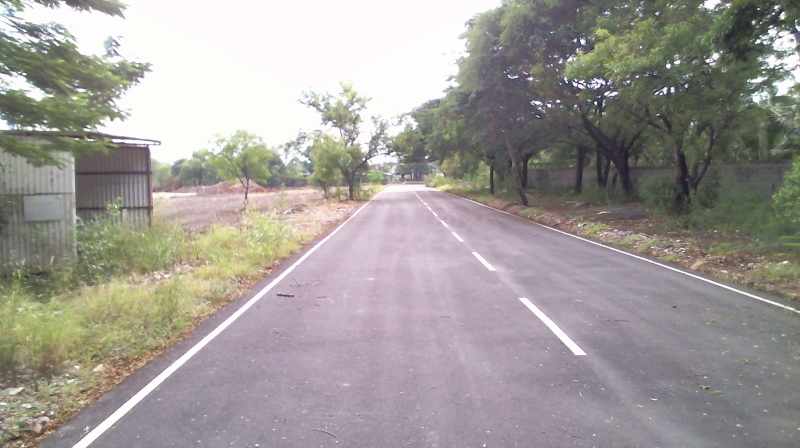
#> input picture image1.jpg, 1600 x 896 px, found by its file name (shown at 1/2 size)
$ jupyter execute --allow-errors advanced_lane_detection.ipynb   (shell and % lines are left out)   (older library calls are emulated)
#> lines starting #> are read from the running program, lines starting #| are printed output that depends on the picture; after the words box and inside, x2 and y2 are one past the last pixel; in counts of white or black regions, pixels touching at a corner belong together; long printed decimals are rounded
[cell 1]
#importing some useful packages
import matplotlib.pyplot as plt
import matplotlib.image as mpimg
import numpy as np
import cv2
import random
import glob
import collections
from moviepy.editor import VideoFileClip
from IPython.display import HTML

image = mpimg.imread('back_gate_lane/image1.jpg')
#> image is the input picture: shape (896, 1600, 3); mean R, G, B 160.2, 155.5, 151.8
plt.figure()
#> (this line was passed over: IPython is not available in this run)
plt.imshow(image)
#> (this line was passed over: IPython is not available in this run)
hls = cv2.cvtColor(image, cv2.COLOR_RGB2HLS)
#> hls: shape (896, 1600, 3); mean of channels 0, 1, 2 92.9, 155, 51
s_channel = hls[:,:,2]
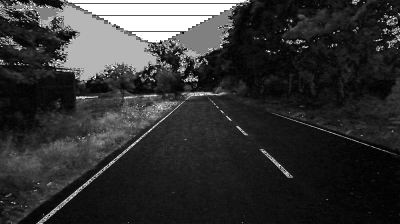
#> s_channel: shape (896, 1600) (shown at 1/4 size); min 0, max 255, mean 51
plt.figure()
#> (this line was passed over: IPython is not available in this run)
plt.imshow(s_channel, cmap = 'gray')
#> (this line was passed over: IPython is not available in this run)

[cell 2]
def pipeline(img, s_thresh=(170, 255), sx_thresh=(20, 100)):
    img = np.copy(img)
    hls = cv2.cvtColor(img, cv2.COLOR_RGB2HLS)
    l_channel = hls[:,:,1]
    s_channel = hls[:,:,2]
    sobelx = cv2.Sobel(s_channel, cv2.CV_64F, 1, 0) # Take the derivative in x
    abs_sobelx = np.absolute(sobelx) # Absolute x derivative to accentuate lines away from horizontal
    scaled_sobel = np.uint8(255*abs_sobelx/np.max(abs_sobelx))
    sxbinary = np.zeros_like(scaled_sobel)
    sxbinary[(scaled_sobel >= sx_thresh[0]) & (scaled_sobel <= sx_thresh[1])] = 1
    s_binary = np.zeros_like(s_channel)
    s_binary[(s_channel >= s_thresh[0]) & (s_channel <= s_thresh[1])] = 1
    color_binary = np.dstack(( np.zeros_like(sxbinary), sxbinary, s_binary)) * 255
    combined_binary = np.zeros_like(sxbinary)
    combined_binary[(s_binary == 1) | (sxbinary == 1)] = 1
    return combined_binary
img = np.copy(image)
combined = pipeline(img)
#> in pipeline, `l_channel = hls[:,:,1]`:
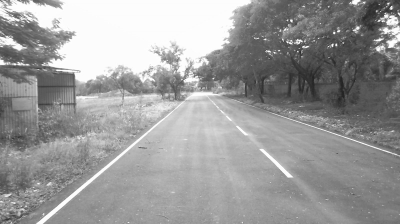
#> l_channel: shape (896, 1600) (shown at 1/4 size); min 8, max 255, mean 155
#> in pipeline, `sobelx = cv2.Sobel(s_channel, cv2.CV_64F, 1, 0)`:
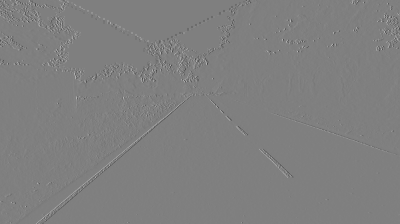
#> sobelx: shape (896, 1600) float64 (shown at 1/4 size); min -1020, max 1020, mean 0; drawn with min black and max white
#> in pipeline, `abs_sobelx = np.absolute(sobelx)`:
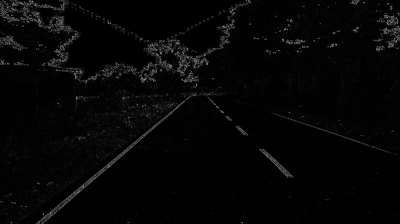
#> abs_sobelx: shape (896, 1600) float64 (shown at 1/4 size); min 0, max 1020, mean 23.5; drawn with min black and max white
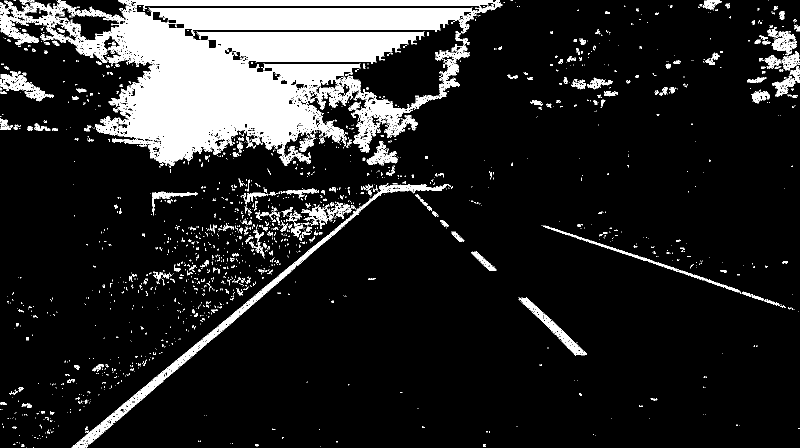
#> combined: shape (896, 1600) (shown at 1/2 size); values 0 (black) and 1 (white), 13.4% white; 1942 white regions (1701 under 20 px), largest, box (x1, y1, x2, y2) and area: (0, 0, 1005, 332) 149754, (143, 368, 894, 896) 8453, (1037, 595, 1174, 711) 1841
#> (the rest of this cell did not finish here and is left out)

[cell 3]
def perspective_trans(img):
    sizex = img.shape[0] # 720
    sizey = img.shape[1] # 1280
    src = np.float32([[720,400], [110,896], [1400, 896],[860,400]])
    dst = np.float32([[440,1], [440,896], [1080, 896],[1080,1]])
    M = cv2.getPerspectiveTransform(src, dst)
    Minv = cv2.getPerspectiveTransform(dst, src)
    warped = cv2.warpPerspective(img, M, (sizey, sizex), flags=cv2.INTER_LINEAR)
    #gray = (0.2989*warped[:,:,0] + 0.5870*warped[:,:,1] + 0.1140*warped[:,:,2])/3.0
    return {'warped':warped, 'dst':dst, 'src':src, 'Minv': Minv}

#img =  mpimg.imread('back_gate_lane/image1.jpg')
img= mpimg.imread('back_gate_lane/image1.jpg')

persp_obj = perspective_trans(img)
#> in perspective_trans, `warped = cv2.warpPerspective(img, M, (sizey, sizex), flags=cv2.INTER_L..`:
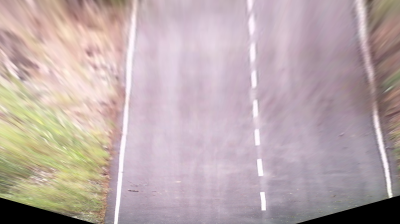
#> warped: shape (896, 1600, 3) (shown at 1/4 size); mean R, G, B 187.3, 170.1, 171.1
#> persp_obj = 4 items
warped = persp_obj['warped']
dst = persp_obj['dst']
#> dst = [[440, 1], [440, 896], [1080, 896], [1080, 1]]
src = persp_obj['src']
#> src = [[720, 400], [110, 896], [1400, 896], [860, 400]]
Minv = persp_obj['Minv'] # save for use in step 6
#> Minv = [[0.219, -0.79, 623.9], [1.05e-16, -0.338, 399.9], [0, -0.000995, 1]]

pts1 = np.array(src, np.int32)
#> pts1 = [[720, 400], [110, 896], [1400, 896], [860, 400]]
pts1 = pts1.reshape((-1,1,2))
#> (the rest of this cell did not finish here and is left out)

[cell 4]
def abs_sobel_thresh(img, sobel_kernel=3, orient='x', thresh= (0,255)):

    # Apply the following steps to img
    # 1) Convert to grayscale
    gray = cv2.cvtColor(img, cv2.COLOR_RGB2GRAY)
    # 2) Take the derivative in x or y given orient = 'x' or 'y'
    if orient == 'x':
        sobel = cv2.Sobel(gray, cv2.CV_64F, 1, 0, ksize = sobel_kernel)
    else:
        sobel = cv2.Sobel(gray, cv2.CV_64F, 0, 1, ksize = sobel_kernel)
    # 3) Take the absolute value of the derivative or gradient
    abs_sobel = np.absolute(sobel)
    # 4) Scale to 8-bit (0 - 255) then convert to type = np.uint8
    scaled_sobel = np.uint8(255*abs_sobel/np.max(abs_sobel))
    # 5) Create a mask of 1's where the scaled gradient magnitude
            # is > thresh_min and < thresh_max
    sxbinary = np.zeros_like(scaled_sobel)
    sxbinary[(scaled_sobel >= thresh[0]) & (scaled_sobel <= thresh[1])] = 1
    # 6) Return this mask as your binary_output image
    return sxbinary

# Define a function that applies Sobel x and y,
# then computes the magnitude of the gradient
# and applies a threshold
def mag_thresh(img, sobel_kernel=3, mag_thresh=(0, 255)):

    # Apply the following steps to img
    # 1) Convert to grayscale
    gray = cv2.cvtColor(img, cv2.COLOR_RGB2GRAY)
    # 2) Take the gradient in x and y separately
    sobelx = cv2.Sobel(gray, cv2.CV_64F, 1, 0, ksize = sobel_kernel)
    sobely = cv2.Sobel(gray, cv2.CV_64F, 0, 1, ksize = sobel_kernel)
    # 3) Calculate the magnitude
    sobel_mag = np.sqrt(sobelx**2 + sobely**2)
    # 4) Scale to 8-bit (0 - 255) and convert to type = np.uint8
    scaled_sobel = np.uint8(255*sobel_mag/np.max(sobel_mag))
    # 5) Create a binary mask where mag thresholds are met
    sxbinary = np.zeros_like(scaled_sobel)
    sxbinary[(scaled_sobel >= mag_thresh[0]) & (scaled_sobel <= mag_thresh[1])] = 1
    # 6) Return this mask as your binary_output image
    return sxbinary

# Define a function that applies Sobel x and y,
# then computes the direction of the gradient
# and applies a threshold.
# [15 lines left out: function dir_threshold, not called in this run]

# Define a function that thresholds the S-channel of HLS
# Use exclusive lower bound (>) and inclusive upper (<=)
def s_select(img, thresh=(0, 255)):
    # 1) Convert to HLS color space
    hls = cv2.cvtColor(img, cv2.COLOR_RGB2HLS)
    s = hls[:,:,2]

    # 2) Apply a threshold to the S channel
    binary_output = np.zeros_like(s)
    binary_output[(s > thresh[0]) & (s <= thresh[1])] = 1
    # 3) Return a binary image of threshold result
    return binary_output

# Define a function that thresholds the h-channel of HLS
# Use exclusive lower bound (>) and inclusive upper (<=)
# [10 lines left out: function h_select, not called in this run]

# Define a function that takes in chessboard size, paths to open/save images
# and returns objpoints/imgpoints to undistort an image.
def curvature_eval(binary_warped, nwindows = 20, margin = 50, minpix = 50):
    # Assuming you have created a warped binary image called "binary_warped"
    # nwindows = the number of sliding windows
    # margin = width of the windows +/- margin
    # minpix = minimum number of pixels found to recenter window
    # Take a histogram of the bottom half of the image
    histogram = np.sum(binary_warped[binary_warped.shape[0]//2:,:], axis=0)
    # Find the peak of the left and right halves of the histogram
    # These will be the starting point for the left and right lines
    midpoint = np.int(histogram.shape[0]/2)
    leftx_base = np.argmax(histogram[:midpoint])
    rightx_base = np.argmax(histogram[midpoint:]) + midpoint
    # Create an output image to draw on and  visualize the result
    out_img = np.dstack((binary_warped, binary_warped, binary_warped))*255
    # Set height of windows
    window_height = np.int(binary_warped.shape[0]/nwindows)
    # Identify the x and y positions of all nonzero pixels in the image
    nonzero = binary_warped.nonzero()
    nonzeroy = np.array(nonzero[0])
    nonzerox = np.array(nonzero[1])
    # Current positions to be updated for each window
    leftx_current = leftx_base
    rightx_current = rightx_base
    # Create empty lists to receive left and right lane pixel indices
    left_lane_inds = []
    right_lane_inds = []
    # Step through the windows one by one
    for window in range(nwindows):
        # Identify window boundaries in x and y (and right and left)
        win_y_low = binary_warped.shape[0] - (window+1)*window_height
        win_y_high = binary_warped.shape[0] - window*window_height
        win_xleft_low = leftx_current - margin
        win_xleft_high = leftx_current + margin
        win_xright_low = rightx_current - margin
        win_xright_high = rightx_current + margin
        # Draw the windows on the visualization image
        cv2.rectangle(out_img,(win_xleft_low,win_y_low),(win_xleft_high,win_y_high),(0,255,0), 2)
        cv2.rectangle(out_img,(win_xright_low,win_y_low),(win_xright_high,win_y_high),(0,255,0), 2)
        # Identify the nonzero pixels in x and y within the window
        good_left_inds = ((nonzeroy >= win_y_low) & (nonzeroy < win_y_high) &\
                          (nonzerox >= win_xleft_low) &  (nonzerox < win_xleft_high)).nonzero()[0]
        good_right_inds = ((nonzeroy >= win_y_low) & (nonzeroy < win_y_high) &\
                           (nonzerox >= win_xright_low) &  (nonzerox < win_xright_high)).nonzero()[0]
        # Append these indices to the lists
        left_lane_inds.append(good_left_inds)
        right_lane_inds.append(good_right_inds)
        # If you found > minpix pixels, recenter next window on their mean position
        if len(good_left_inds) > minpix:
            leftx_current = np.int(np.mean(nonzerox[good_left_inds]))
        if len(good_right_inds) > minpix:
            rightx_current = np.int(np.mean(nonzerox[good_right_inds]))

    # Concatenate the arrays of indices
    left_lane_inds = np.concatenate(left_lane_inds)
    right_lane_inds = np.concatenate(right_lane_inds)

    # Extract left and right line pixel positions
    leftx = nonzerox[left_lane_inds]
    lefty = nonzeroy[left_lane_inds]
    rightx = nonzerox[right_lane_inds]
    righty = nonzeroy[right_lane_inds]

    # Fit a second order polynomial to each
    left_fit = np.polyfit(lefty, leftx, 2)
    right_fit = np.polyfit(righty, rightx, 2)

    # Define conversions in x and y from pixels space to meters
    ym_per_pix = 30.0/720 # meters per pixel in y dimension
    xm_per_pix = 4.05/700 # meters per pixel in x dimension

    # Fit new polynomials to x,y in world space
    left_fit_cr = np.polyfit(lefty*ym_per_pix, leftx*xm_per_pix, 2)
    right_fit_cr = np.polyfit(righty*ym_per_pix, rightx*xm_per_pix, 2)

    # Calculate radii of curvature
    y_eval = binary_warped.shape[0] - 1 # position at which curvature is calculated
    left_curverad = ((1 + (2*left_fit_cr[0]*y_eval*ym_per_pix + left_fit_cr[1])**2)**1.5) / np.absolute(2*left_fit_cr[0])
    right_curverad = ((1 + (2*right_fit_cr[0]*y_eval*ym_per_pix + right_fit_cr[1])**2)**1.5) / np.absolute(2*right_fit_cr[0])

    # Calculate offset of car assuming dashcam is mounted at car centerline
    offset_val = xm_per_pix * 0.5 * (binary_warped.shape[1] - (leftx_base + rightx_base))

    if offset_val < 0:
        offset_dir = 'left'
    else:
        offset_dir = 'right'
    offset = {'offset_val':offset_val, 'offset_dir':offset_dir}

    return {'left_fit':left_fit,'right_fit':right_fit, 'nonzerox':nonzerox,'nonzeroy':nonzeroy,\
            'left_lane_inds':left_lane_inds,'right_lane_inds':right_lane_inds,\
            'left_curverad':left_curverad, 'right_curverad':right_curverad,\
            'right_fit_cr':right_fit_cr,'offset':offset, 'out_img':out_img }
# Projects the identified lane lines back down to the road
def map_color(Minv, warped, undist, left_fitx, right_fitx, ploty):
    # Create an image to draw the lines on
    warp_zero = np.zeros_like(warped).astype(np.uint8)
    color_warp = np.dstack((warp_zero, warp_zero, warp_zero))
    # Recast the x and y points into usable format for cv2.fillPoly()
    pts_left = np.array([np.transpose(np.vstack([left_fitx, ploty]))])
    pts_right = np.array([np.flipud(np.transpose(np.vstack([right_fitx, ploty])))])
    pts = np.hstack((pts_left, pts_right))
    # Draw the lane onto the warped blank image
    cv2.fillPoly(color_warp, np.int_([pts]), (0,255, 0))
    # Warp the blank back to original image space using inverse perspective matrix (Minv)
    newwarp = cv2.warpPerspective(color_warp, Minv, (img.shape[1], img.shape[0]))
    # Combine the result with the original image
    result = cv2.addWeighted(undist, 1, newwarp, 0.3, 0)
    return result

# Define a function that takes curvature, offset and maps them onto a frame
def map_curv(img, curvature, offset):
    font = cv2.FONT_HERSHEY_SIMPLEX;
    offset_val = offset['offset_val']
    offset_dir = offset['offset_dir']
    curv_text = 'Radius of curvature is: ' + str(curvature) + ' m'
    offset_text = 'Car is offset: ' + str(abs(offset_val)) + ' m towards ' + offset_dir
    cv2.putText(img, curv_text, (50, 50), font, 1, (0, 255, 0), 2, cv2.LINE_AA)
    cv2.putText(img, offset_text, (50, 100), font, 1, (0, 255, 0), 2, cv2.LINE_AA)
    return img

[cell 5]
# Step 4. Find lane line pixels in a binary warped image and fit 2nd order polynomial
# Step 5. Find radius of curvature and offset of vehicle from lane centerline
pers_obj2 = perspective_trans(combined)
#> in perspective_trans (call 2), `warped = cv2.warpPerspective(img, M, (sizey, sizex), flags=cv2.INTER_L..`:
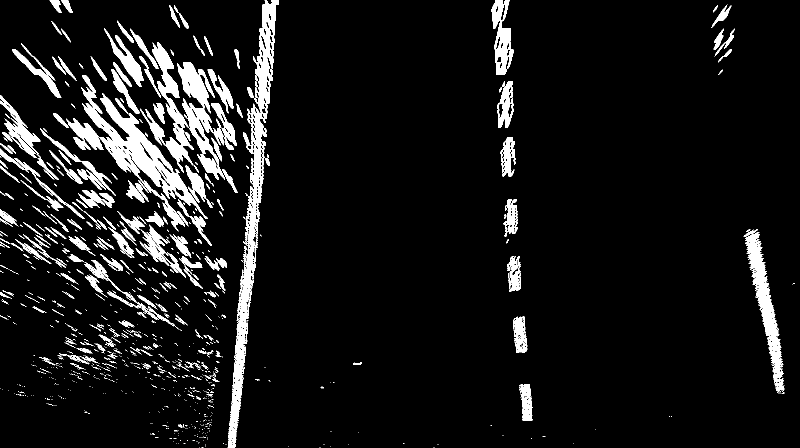
#> warped: shape (896, 1600) (shown at 1/2 size); values 0 (black) and 1 (white), 8.1% white; 936 white regions (697 under 20 px), largest, box (x1, y1, x2, y2) and area: (455, 0, 557, 896) 17589, (132, 150, 415, 463) 16811, (280, 85, 474, 360) 15696
#> pers_obj2 = 4 items
binary_warped = pers_obj2['warped']
curv_obj = curvature_eval(binary_warped, nwindows = 20, margin = 40, minpix = 50)
#> in curvature_eval, `histogram = np.sum(binary_warped[binary_warped.shape[0]//2:,:], axis=0)`: histogram = 1600 values, max 199 at index 479, min 0 at index 454, mean 22.99
#> in curvature_eval, `leftx_base = np.argmax(histogram[:midpoint])`: leftx_base = 479
#> in curvature_eval, `rightx_base = np.argmax(histogram[midpoint:]) + midpoint`: rightx_base = 1520
#> in curvature_eval, `nonzero = binary_warped.nonzero()`: nonzero = 116167 positions, rows 0 to 895, columns 0 to 1589
#> in curvature_eval, `leftx_current = leftx_base`: leftx_current = 479
#> in curvature_eval, `rightx_current = rightx_base`: rightx_current = 1520
#> the loop in curvature_eval, `for window in range(nwindows):` made 20 passes
#> (win_xleft_low, win_xleft_high, win_xright_low, win_xright_high, leftx_current, rightx_current) on passes 3 to 10: (428, 508, 1480, 1560, 473, 1555), (433, 513, 1515, 1595, 475, 1554), (435, 515, 1514, 1594, 477, 1549), (437, 517, 1509, 1589, 483, 1541), (443, 523, 1501, 1581, 487, 1531), (447, 527, 1491, 1571, 491, 1521), (451, 531, 1481, 1561, 497, 1512), (457, 537, 1472, 1552, 502, 1505)
#> after the loop in curvature_eval, `for window in range(nwindows):`:
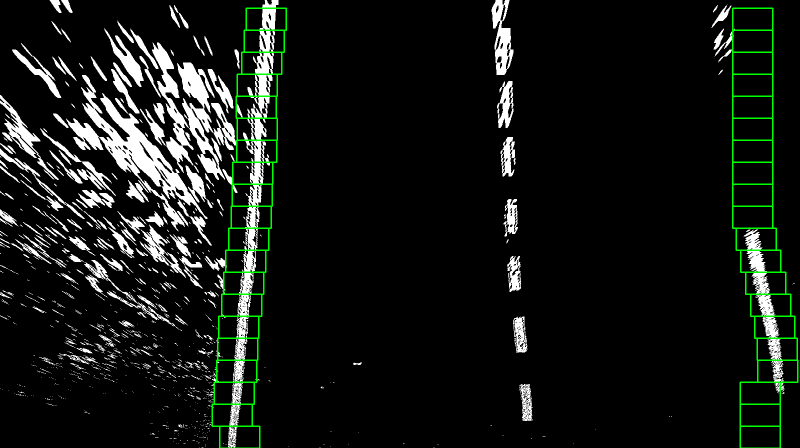
#> out_img: shape (896, 1600, 3) (shown at 1/2 size); mean of channels 0, 1, 2 20.3, 23.9, 20.3; drawn as R, G, B
#> after the loop in curvature_eval, `for window in range(nwindows):`: left_lane_inds = 20 items
#> in curvature_eval, `left_lane_inds = np.concatenate(left_lane_inds)`: left_lane_inds = 17777 values, max 116162 at index 508, min 1295 at index 16706, mean 63577.9
#> in curvature_eval, `right_lane_inds = np.concatenate(right_lane_inds)`: right_lane_inds = 6617 values, max 113457 at index 130, min 4317 at index 6612, mean 98319.5
#> in curvature_eval, `leftx = nonzerox[left_lane_inds]`: leftx = 17777 values, max 551 at index 16732, min 424 at index 584, mean 504.5
#> in curvature_eval, `lefty = nonzeroy[left_lane_inds]`: lefty = 17777 values, max 895 at index 497, min 16 at index 16706, mean 405.3
#> in curvature_eval, `rightx = nonzerox[right_lane_inds]`: rightx = 6617 values, max 1567 at index 280, min 1465 at index 6588, mean 1529.2
#> in curvature_eval, `righty = nonzeroy[right_lane_inds]`: righty = 6617 values, max 787 at index 130, min 57 at index 6612, mean 600.5
#> in curvature_eval, `left_fit = np.polyfit(lefty, leftx, 2)`: left_fit = [-7.16e-06, -0.0776, 537.6]
#> in curvature_eval, `right_fit = np.polyfit(righty, rightx, 2)`: right_fit = [0.000109, 0.0591, 1453.4]
#> in curvature_eval, `left_fit_cr = np.polyfit(lefty*ym_per_pix, leftx*xm_per_pix, 2)`: left_fit_cr = [-2.39e-05, -0.0108, 3.11]
#> in curvature_eval, `right_fit_cr = np.polyfit(righty*ym_per_pix, rightx*xm_per_pix, 2)`: right_fit_cr = [0.000364, 0.0082, 8.41]
#> in curvature_eval, `left_curverad = ((1 + (2*left_fit_cr[0]*y_eval*ym_per_pix + left_fit_c..`: left_curverad = 20962.9
#> in curvature_eval, `right_curverad = ((1 + (2*right_fit_cr[0]*y_eval*ym_per_pix + right_fi..`: right_curverad = 1377.4
#> in curvature_eval, `offset_val = xm_per_pix * 0.5 * (binary_warped.shape[1] - (leftx_base ..`: offset_val = -1.15
#> in curvature_eval, `offset = {'offset_val':offset_val, 'offset_dir':offset_dir}`: offset = {'offset_val': -1.15, 'offset_dir': 'left'}
#> curv_obj = 11 items
left_fit = curv_obj['left_fit']
#> left_fit = [-7.16e-06, -0.0776, 537.6]
right_fit = curv_obj['right_fit']
#> right_fit = [0.000109, 0.0591, 1453.4]
nonzerox = curv_obj['nonzerox']
nonzeroy = curv_obj['nonzeroy']
left_lane_inds = curv_obj['left_lane_inds']
right_lane_inds = curv_obj['right_lane_inds']
offset = curv_obj['offset']
#> offset = {'offset_val': -1.15, 'offset_dir': 'left'}
out_img = curv_obj['out_img']
curvature = 0.5 * (curv_obj['left_curverad'] + curv_obj['right_curverad'])
#> curvature = 11170.2
print('The radius of curvature is: ' + str(curvature))
#| The radius of curvature is: 11170.159
print('The car is offset ' + str(offset['offset_val']) + ' towards ' + offset['offset_dir'] + '.')
#| The car is offset -1.154 towards left.

# Generate x and y values for plotting
ploty = np.linspace(0, binary_warped.shape[0]-1, binary_warped.shape[0] )
left_fitx = left_fit[0]*ploty**2 + left_fit[1]*ploty + left_fit[2]
#> left_fitx = 896 values, max 537.6 at index 0, min 462.4 at index 895, mean 500.9
right_fitx = right_fit[0]*ploty**2 + right_fit[1]*ploty + right_fit[2]
#> right_fitx = 896 values from 1453.4 to 1593.7
out_img[nonzeroy[left_lane_inds], nonzerox[left_lane_inds]] = [255, 0, 0]
out_img[nonzeroy[right_lane_inds], nonzerox[right_lane_inds]] = [0, 0, 255]
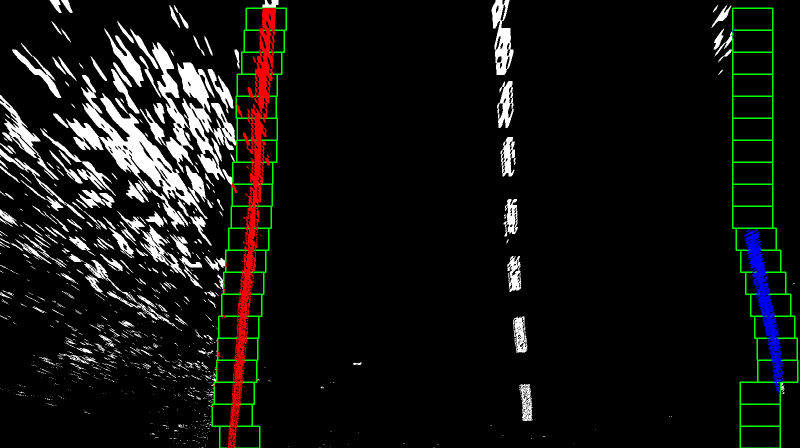
#> out_img: shape (896, 1600, 3) (shown at 1/2 size); mean of channels 0, 1, 2 19.5, 19.6, 17.5; drawn as R, G, B
#> (the rest of this cell did not finish here and is left out)

[cell 6]
plt.imshow(map_color(Minv, binary_warped, image, left_fitx, right_fitx, ploty))
#> in map_color, `pts_left = np.array([np.transpose(np.vstack([left_fitx, ploty]))])`: pts_left = 896 pairs, first value 462.4 to 537.6, second value 0 to 895
#> (the rest of the program and of its run is left out)
